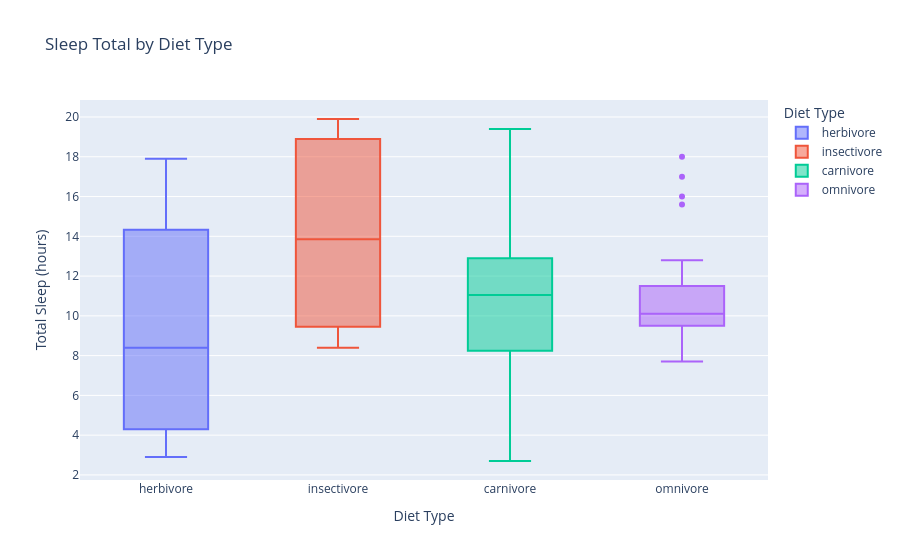

The code cell stored with this chart in its notebook:
### Code cell
# Identify diet type with greatest variability and compute its std
fig = px.box(
    df,
    x="vore",
    y="sleep_total",
    title="Sleep Total by Diet Type",
    labels={"vore": "Diet Type", "sleep_total": "Total Sleep (hours)"},
    color="vore",
    color_discrete_sequence=px.colors.qualitative.Pastel
    # px.colors.qualitative.Pastel juste pour des couleurs plus douces
)
fig.show()

### Figure 1 — Plotly figure (JSON) as saved in the notebook; plotly's stock layout.template omitted (floating-point values rounded to 4 significant figures)
{"data": [{"alignmentgroup": "True", "hovertemplate": "Diet Type=%{x}<br>Total Sleep (hours)=%{y}<extra></extra>", "legendgroup": "herbivore", "marker": {"color": "#636efa"}, "name": "herbivore", "notched": false, "offsetgroup": "herbivore", "orientation": "v", "showlegend": true, "type": "box", "x": ["herbivore", "herbivore", "herbivore", "herbivore", "herbivore", "herbivore", "herbivore", "herbivore", "herbivore", "herbivore", "herbivore", "herbivore", "herbivore", "herbivore", "herbivore", "herbivore", "herbivore", "herbivore", "herbivore", "herbivore", "herbivore", "herbivore", "herbivore", "herbivore", "herbivore", "herbivore", "herbivore", "herbivore", "herbivore"], "x0": " ", "xaxis": "x", "y": [3.3, 3.9, 4.4, 12.5, 4, 3.1, 4.6, 5.3, 14.3, 12, 13.8, 9.4, 2.9, 17.9, 8.4, 12.5, 14.9, 8.4, 13, 3, 14.6, 3.8, 5.3, 14.4, 6.5, 4.5, 14.9, 17, 14.5], "y0": " ", "yaxis": "y"}, {"alignmentgroup": "True", "hovertemplate": "Diet Type=%{x}<br>Total Sleep (hours)=%{y}<extra></extra>", "legendgroup": "insectivore", "marker": {"color": "#EF553B"}, "name": "insectivore", "notched": false, "offsetgroup": "insectivore", "orientation": "v", "showlegend": true, "type": "box", "x": ["insectivore", "insectivore", "insectivore", "insectivore", "insectivore", "insectivore", "insectivore", "insectivore"], "x0": " ", "xaxis": "x", "y": [19.7, 8.4, 8.6, 18.1, 19.9, 17.4, 10.3, 10.3], "y0": " ", "yaxis": "y"}, {"alignmentgroup": "True", "hovertemplate": "Diet Type=%{x}<br>Total Sleep (hours)=%{y}<extra></extra>", "legendgroup": "carnivore", "marker": {"color": "#00cc96"}, "name": "carnivore", "notched": false, "offsetgroup": "carnivore", "orientation": "v", "showlegend": true, "type": "box", "x": ["carnivore", "carnivore", "carnivore", "carnivore", "carnivore", "carnivore", "carnivore", "carnivore", "carnivore", "carnivore", "carnivore", "carnivore", "carnivore", "carnivore", "carnivore", "carnivore", "carnivore", "carnivore", "carnivore", "carnivore"], "x0": " ", "xaxis": "x", "y": [5.2, 12.5, 6.3, 6.2, 13, 10.4, 8.7, 10.6, 2.7, 9.8, 19.4, 16.3, 12.5, 15.8, 12.1, 10.5, 13.5, 12.8, 7.8, 11.5], "y0": " ", "yaxis": "y"}, {"alignmentgroup": "True", "hovertemplate": "Diet Type=%{x}<br>Total Sleep (hours)=%{y}<extra></extra>", "legendgroup": "omnivore", "marker": {"color": "#ab63fa"}, "name": "omnivore", "notched": false, "offsetgroup": "omnivore", "orientation": "v", "showlegend": true, "type": "box", "x": ["omnivore", "omnivore", "omnivore", "omnivore", "omnivore", "omnivore", "omnivore", "omnivore", "omnivore", "omnivore", "omnivore", "omnivore", "omnivore", "omnivore", "omnivore", "omnivore", "omnivore", "omnivore", "omnivore", "omnivore", "omnivore", "omnivore", "omnivore", "omnivore", "omnivore", "omnivore"], "x0": " ", "xaxis": "x", "y": [9.7, 10.1, 10.1, 9.8, 8, 9.1, 10.1, 12.8, 18, 17, 10.4, 9.1, 11, 12.5, 11, 15.6, 8.9, 9.5, 9.4, 7.7, 10.9, 11.5, 10, 16, 10.9, 9.6], "y0": " ", "yaxis": "y"}], "layout": {"boxmode": "overlay", "legend": {"title": {"text": "Diet Type"}, "tracegroupgap": 0}, "title": {"text": "Sleep Total by Diet Type"}, "xaxis": {"anchor": "y", "categoryarray": ["herbivore", "insectivore", "carnivore", "omnivore"], "categoryorder": "array", "domain": [0, 1], "title": {"text": "Diet Type"}}, "yaxis": {"anchor": "x", "domain": [0, 1], "title": {"text": "Total Sleep (hours)"}}}}
